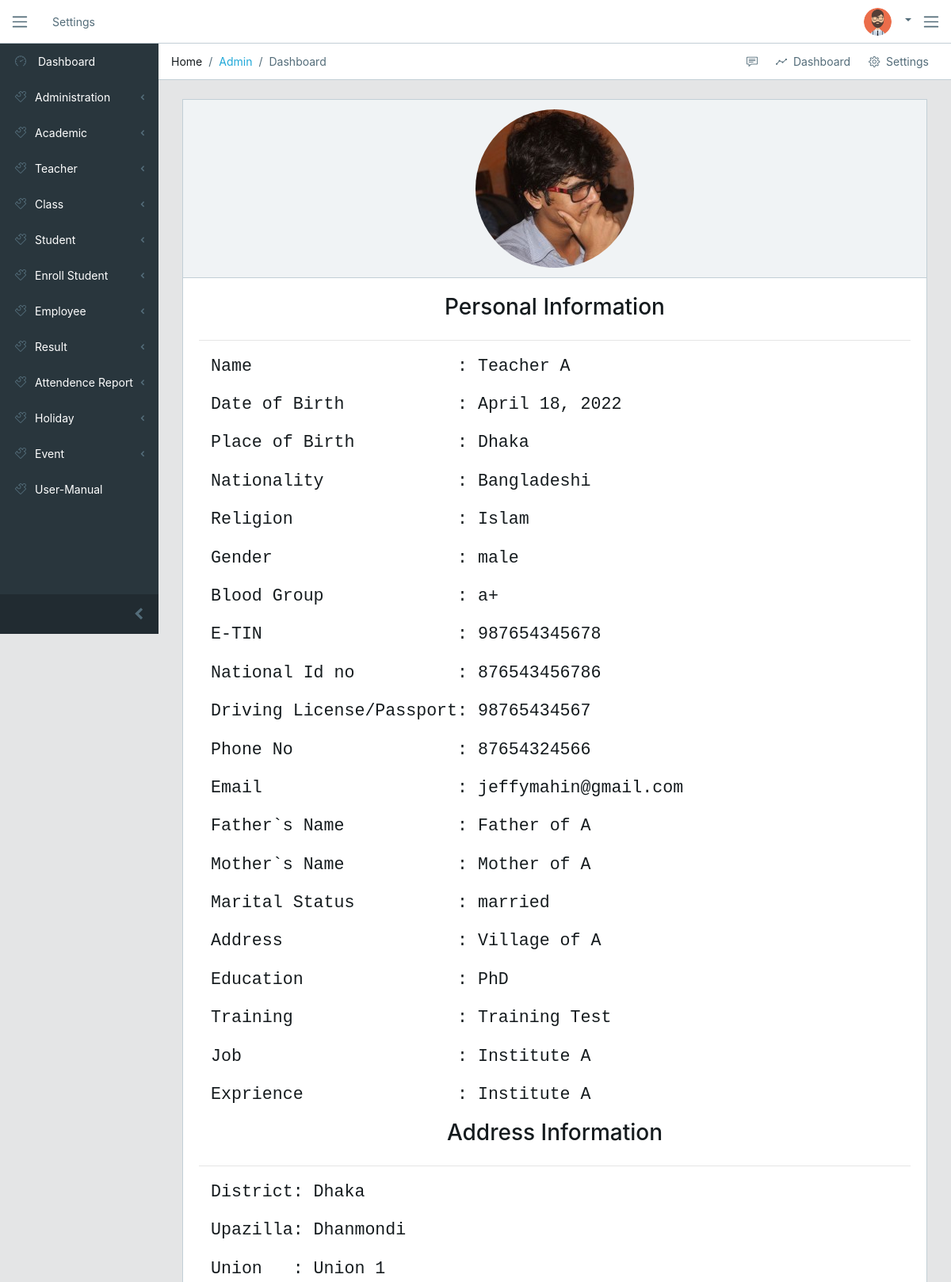
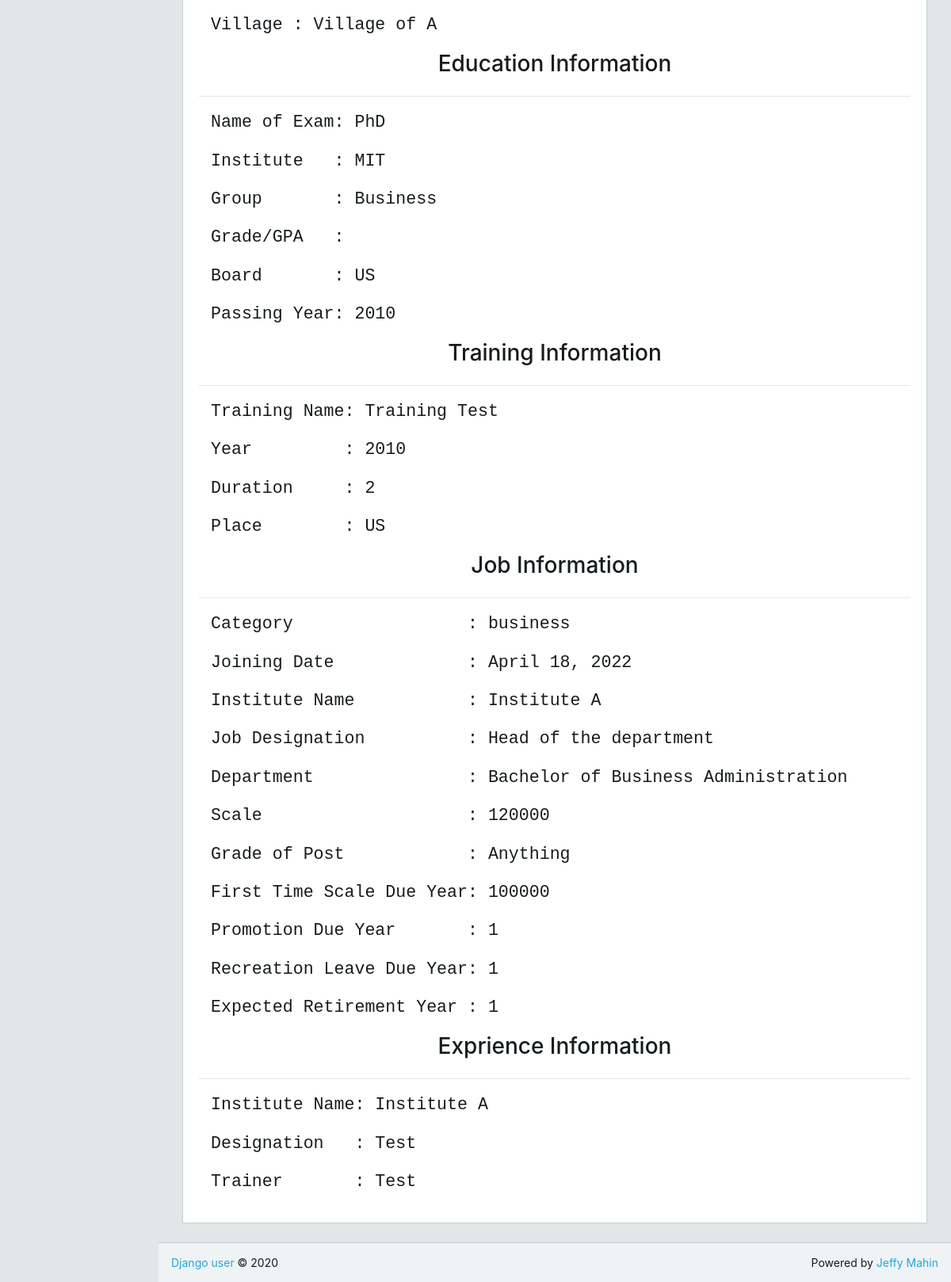
The app's page /teacher/profile/1 with its own data (2 pictures, top to bottom).
### teacher/models.py (models this page shows, shortened)
class PersonalInfo(models.Model):
    name = models.CharField(max_length=45)
    photo = models.ImageField()
    date_of_birth = models.DateField()
    place_of_birth = models.CharField(max_length=45)
    nationality_choice = (
        ('Bangladeshi', 'Bangladeshi'),
        ('Others', 'Others')
    )
    nationality = models.CharField(max_length=45, choices=nationality_choice)
    religion_choice = (
        ('Islam', 'Islam'),
        ('Hinduism', 'Hinduism'),
        ('Buddhism', 'Buddhism'),
        ('Christianity', 'Christianity'),
        ('Others', 'Others')
    )
    religion = models.CharField(max_length=45, choices=religion_choice)
    gender_choice = (
        ('male', 'Male'),
        ('female', 'Female'),
        ('other', 'Other')
    )
    gender = models.CharField(choices=gender_choice, max_length=10)
    blood_group_choice = (
        ('a+', 'A+'),
        ('o+', 'O+'),
        ('b+', 'B+'),
        ('ab+', 'AB+'),
        ('a-', 'A-'),
        ('o-', 'O-'),
        ('b-', 'B-'),
        ('ab-', 'AB-')
    )
    blood_group = models.CharField(choices=blood_group_choice, max_length=5)
    e_tin = models.IntegerField(unique=True)
    nid = models.IntegerField(unique=True)
    driving_license_passport = models.IntegerField(unique=True)
    phone_no = models.CharField(max_length=11, unique=True)
    email = models.CharField(max_length=255, unique=True)
    father_name = models.CharField(max_length=45)
    mother_name = models.CharField(max_length=45)
    marital_status_choice = (
        ('married', 'Married'),
        ('widowed', 'Widowed'),
        ('separated', 'Separated'),
        ('divorced', 'Divorced'),
        ('single', 'Single')
    )
    marital_status = models.CharField(choices=marital_status_choice, max_length=10)
    address = models.ForeignKey(AddressInfo, on_delete=models.CASCADE, null=True)
    education = models.ForeignKey(EducationInfo, on_delete=models.CASCADE, null=True)
    training = models.ForeignKey(TrainingInfo, on_delete=models.CASCADE, null=True)
    job = models.ForeignKey(JobInfo, on_delete=models.CASCADE, null=True)
    experience = models.ForeignKey(ExperienceInfo, on_delete=models.CASCADE, null=True)
    is_delete = models.BooleanField(default=False)
    date = models.DateTimeField(auto_now_add=True)

class AddressInfo(models.Model):
    district = models.ForeignKey(District, on_delete=models.CASCADE, null=True)
    upazilla = models.ForeignKey(Upazilla, on_delete=models.CASCADE, null=True)
    union = models.ForeignKey(Union, on_delete=models.CASCADE, null=True)
    village = models.TextField()
    def __str__(self):
        return self.village

class EducationInfo(models.Model):
    name_of_exam = models.CharField(max_length=100)
    institute = models.CharField(max_length=255)
    group = models.CharField(max_length=255)
    board = models.CharField(max_length=255)
    passing_year = models.IntegerField()
    def __str__(self):
        return self.name_of_exam

class TrainingInfo(models.Model):
    training_name = models.CharField(max_length=100)
    year = models.IntegerField()
    duration = models.IntegerField()
    place = models.CharField(max_length=200)
    def __str__(self):
        return self.training_name

class JobInfo(models.Model):
    category_choice = (
        ('science', 'Science'),
        ('business', 'Business'),
        ('huanities', 'Humanities')
    )
    category = models.CharField(choices=category_choice, max_length=20)
    joning_date = models.DateField()
    institute_name = models.CharField(max_length=100)
    job_designation = models.ForeignKey(Designation, on_delete=models.CASCADE)
    department = models.ForeignKey(Department, on_delete=models.CASCADE)
    scale = models.IntegerField()
    grade_of_post = models.CharField(max_length=45)
    first_time_scale_due_year = models.IntegerField()
    second_time_scale_due_year = models.IntegerField()
    promotion_due_year = models.IntegerField()
    recreation_leave_due_year = models.IntegerField()
    expected_retirement_year = models.IntegerField()
    def __str__(self):
        return self.institute_name

class ExperienceInfo(models.Model):
    institute_name = models.CharField(max_length=100)
    designation = models.CharField(max_length=45)
    trainer = models.CharField(max_length=45)
    def __str__(self):
        return self.institute_name

### address/models.py (models this page shows)
class District(models.Model):
    name = models.CharField(max_length=50, unique=True)
    date = models.DateField(auto_now_add=True)
    def __str__(self):
        return self.name

class Upazilla(models.Model):
    district = models.ForeignKey(District, on_delete=models.CASCADE)
    name = models.CharField(max_length=50, unique=True)
    date = models.DateField(auto_now_add=True)
    def __str__(self):
        return self.name

class Union(models.Model):
    district = models.ForeignKey(District, on_delete=models.CASCADE)
    upazilla = models.ForeignKey(Upazilla, on_delete=models.CASCADE)
    name = models.CharField(max_length=50, unique=True)
    date = models.DateField(auto_now_add=True)
    def __str__(self):
        return self.name

### administration/models.py (models this page shows)
class Designation(models.Model):
    name = models.CharField(max_length=100, unique=True)
    date = models.DateField(auto_now_add=True)
    def __str__(self):
        return self.name

### academic/models.py (models this page shows)
class Department(models.Model):
    name = models.CharField(max_length=100, unique=True)
    date = models.DateField(auto_now_add=True)
    def __str__(self):
        return self.name

### teacher/views.py (the view)
# urls.py: path('profile/<teacher_id>', views.teacher_profile, name='teacher-profile'),
def teacher_profile(request, teacher_id):
    teacher = PersonalInfo.objects.get(id=teacher_id)
    context = {
        'teacher': teacher
    }
    return render(request, 'teacher/teacher-profile.html', context)

### templates/teacher/teacher-profile.html
{% extends 'base/base.html' %}
{% load static %}
{% block content %}
  <div class="card">
    <div class="card-header">
      <div class="row">
        <img style="height:200px; width:200px; border-radius:50%; margin:auto" src="{{ teacher.photo.url }}" alt="Photo">
      </div>
    </div>
    <div class="card-body">
      <div class="personal_information">
        <div class="row">
          <h2 class="mx-auto">Personal Information</h2>
        </div>
        <hr>
        <div class="row">
          <div style="font-size:24px; margin-left: 30px">
            <pre>Name                    : {{ teacher.name }}</pre>
            <pre>Date of Birth           : {{ teacher.date_of_birth }}</pre>
            <pre>Place of Birth          : {{ teacher.place_of_birth }}</pre>
            <pre>Nationality             : {{ teacher.nationality }}</pre>
            <pre>Religion                : {{ teacher.religion }}</pre>
            <pre>Gender                  : {{ teacher.gender }}</pre>
            <pre>Blood Group             : {{ teacher.blood_group }}</pre>
            <pre>E-TIN                   : {{ teacher.e_tin }}</pre>
            <pre>National Id no          : {{ teacher.nid }}</pre>
            <pre>Driving License/Passport: {{ teacher.driving_license_passport }}</pre>
            <pre>Phone No                : {{ teacher.phone_no }}</pre>
            <pre>Email                   : {{ teacher.email }}</pre>
            <pre>Father`s Name           : {{ teacher.father_name }}</pre>
            <pre>Mother`s Name           : {{ teacher.mother_name }}</pre>
            <pre>Marital Status          : {{ teacher.marital_status }}</pre>
            <pre>Address                 : {{ teacher.address }}</pre>
            <pre>Education               : {{ teacher.education }}</pre>
            <pre>Training                : {{ teacher.training }}</pre>
            <pre>Job                     : {{ teacher.job }}</pre>
            <pre>Exprience               : {{ teacher.experience }}</pre>
          </div>
        </div>
      </div>
      <div class="address_information">
        <div class="row">
          <h2 class="mx-auto">Address Information</h2>
        </div>
        <hr>
        <div class="row">
          <div style="font-size:24px; margin-left: 30px">
            <pre>District: {{ teacher.address.district }}</pre>
            <pre>Upazilla: {{ teacher.address.upazilla }}</pre>
            <pre>Union   : {{ teacher.address.union }}</pre>
            <pre>Village : {{ teacher.address.village }}</pre>
          </div>
        </div>
      </div>
      <div class="address_information">
        <div class="row">
          <h2 class="mx-auto">Education Information</h2>
        </div>
        <hr>
        <div class="row">
          <div style="font-size:24px; margin-left: 30px">
            <pre>Name of Exam: {{ teacher.education.name_of_exam }}</pre>
            <pre>Institute   : {{ teacher.education.institute }}</pre>
            <pre>Group       : {{ teacher.education.group }}</pre>
            <pre>Grade/GPA   : {{ teacher.education.grade }}</pre>
            <pre>Board       : {{ teacher.education.board }}</pre>
            <pre>Passing Year: {{ teacher.education.passing_year }}</pre>
          </div>
        </div>
      </div>
      <div class="emergency_contact_information">
        <div class="row">
          <h2 class="mx-auto">Training Information</h2>
        </div>
        <hr>
        <div class="row">
          <div style="font-size:24px; margin-left: 30px">
            <pre>Training Name: {{ teacher.training.training_name }}</pre>
            <pre>Year         : {{ teacher.training.year }}</pre>
            <pre>Duration     : {{ teacher.training.duration }}</pre>
            <pre>Place        : {{ teacher.training.place }}</pre>
          </div>
        </div>
      </div>
      <div class="emergency_contact_information">
        <div class="row">
          <h2 class="mx-auto">Job Information</h2>
        </div>
        <hr>
        <div class="row">
          <div style="font-size:24px; margin-left: 30px">
            <pre>Category                 : {{ teacher.job.category }}</pre>
            <pre>Joining Date             : {{ teacher.job.joning_date }}</pre>
            <pre>Institute Name           : {{ teacher.job.institute_name }}</pre>
            <pre>Job Designation          : {{ teacher.job.job_designation }}</pre>
            <pre>Department               : {{ teacher.job.department }}</pre>
            <pre>Scale                    : {{ teacher.job.scale }}</pre>
            <pre>Grade of Post            : {{ teacher.job.grade_of_post }}</pre>
            <pre>First Time Scale Due Year: {{ teacher.job.first_time_scale_due_year }}</pre>
            <pre>Promotion Due Year       : {{ teacher.job.promotion_due_year }}</pre>
            <pre>Recreation Leave Due Year: {{ teacher.job.recreation_leave_due_year }}</pre>
            <pre>Expected Retirement Year : {{ teacher.job.expected_retirement_year }}</pre>
          </div>
        </div>
      </div>
      <div class="previous_academic_information">
        <div class="row">
          <h2 class="mx-auto">Exprience Information</h2>
        </div>
        <hr>
        <div class="row">
          <div style="font-size:24px; margin-left: 30px">
            <pre>Institute Name: {{ teacher.experience.institute_name }}</pre>
            <pre>Designation   : {{ teacher.experience.designation }}</pre>
            <pre>Trainer       : {{ teacher.experience.trainer }}</pre>
          </div>
        </div>
      </div>
    </div>
  </div>
{% endblock %}

### records on screen
PersonalInfo: photo (picture), name "Teacher A", date_of_birth "April 18, 2022", place_of_birth "Dhaka", nationality "Bangladeshi", religion "Islam", gender "male", blood_group "a+", e_tin "987654345678", nid "876543456786", driving_license_passport "98765434567", phone_no "87654324566", email "jeffymahin@gmail.com", father_name "Father of A", mother_name "Mother of A", marital_status "married", address "Village of A", education "PhD", training "Training Test", job "Institute A", experience "Institute A", address.district "Dhaka", address.upazilla "Dhanmondi", address.union "Union 1", address.village "Village of A", education.name_of_exam "PhD", education.institute "MIT", education.group "Business", education.board "US", education.passing_year "2010", training.training_name "Training Test", training.year "2010", training.duration "2", training.place "US", job.category "business", job.joning_date "April 18, 2022", job.institute_name "Institute A", job.job_designation "Head of the department", job.department "Bachelor of Business Administration", job.scale "120000", job.grade_of_post "Anything", job.first_time_scale_due_year "100000", job.promotion_due_year "1", job.recreation_leave_due_year "1", job.expected_retirement_year "1", experience.institute_name "Institute A", experience.designation "Test", experience.trainer "Test"
